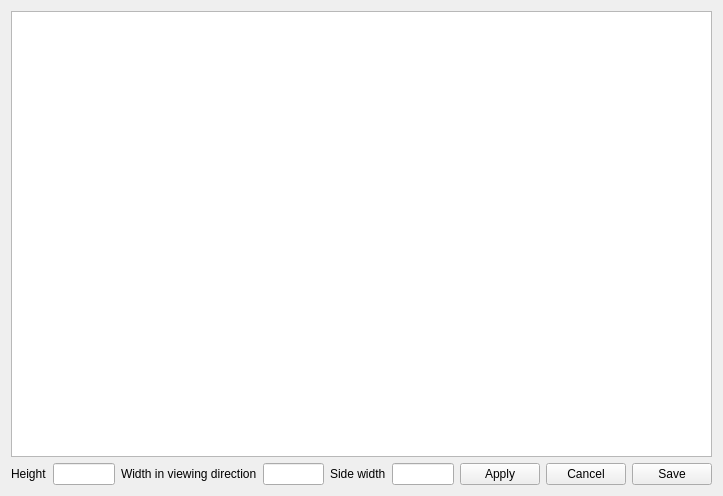
<?xml version="1.0" encoding="UTF-8"?>
<ui version="4.0">
 <class>Form</class>
 <widget class="QWidget" name="Form">
  <property name="geometry">
   <rect>
    <x>0</x>
    <y>0</y>
    <width>723</width>
    <height>496</height>
   </rect>
  </property>
  <property name="windowTitle">
   <string>Body Editor</string>
  </property>
  <layout class="QVBoxLayout" name="verticalLayout">
   <item>
    <widget class="QTextBrowser" name="textBrowser"/>
   </item>
   <item>
    <layout class="QHBoxLayout" name="horizontalLayout">
     <item>
      <widget class="QLabel" name="label">
       <property name="text">
        <string>Height</string>
       </property>
      </widget>
     </item>
     <item>
      <widget class="QLineEdit" name="lineEdit"/>
     </item>
     <item>
      <widget class="QLabel" name="label_2">
       <property name="text">
        <string>Width in viewing direction</string>
       </property>
      </widget>
     </item>
     <item>
      <widget class="QLineEdit" name="lineEdit_2"/>
     </item>
     <item>
      <widget class="QLabel" name="label_3">
       <property name="text">
        <string>Side width</string>
       </property>
      </widget>
     </item>
     <item>
      <widget class="QLineEdit" name="lineEdit_3"/>
     </item>
     <item>
      <widget class="QPushButton" name="pushButton">
       <property name="text">
        <string>Apply</string>
       </property>
      </widget>
     </item>
     <item>
      <widget class="QPushButton" name="pushButton_4">
       <property name="text">
        <string>Cancel</string>
       </property>
      </widget>
     </item>
     <item>
      <widget class="QPushButton" name="pushButton_2">
       <property name="text">
        <string>Save</string>
       </property>
      </widget>
     </item>
    </layout>
   </item>
  </layout>
 </widget>
 <resources/>
 <connections/>
</ui>
